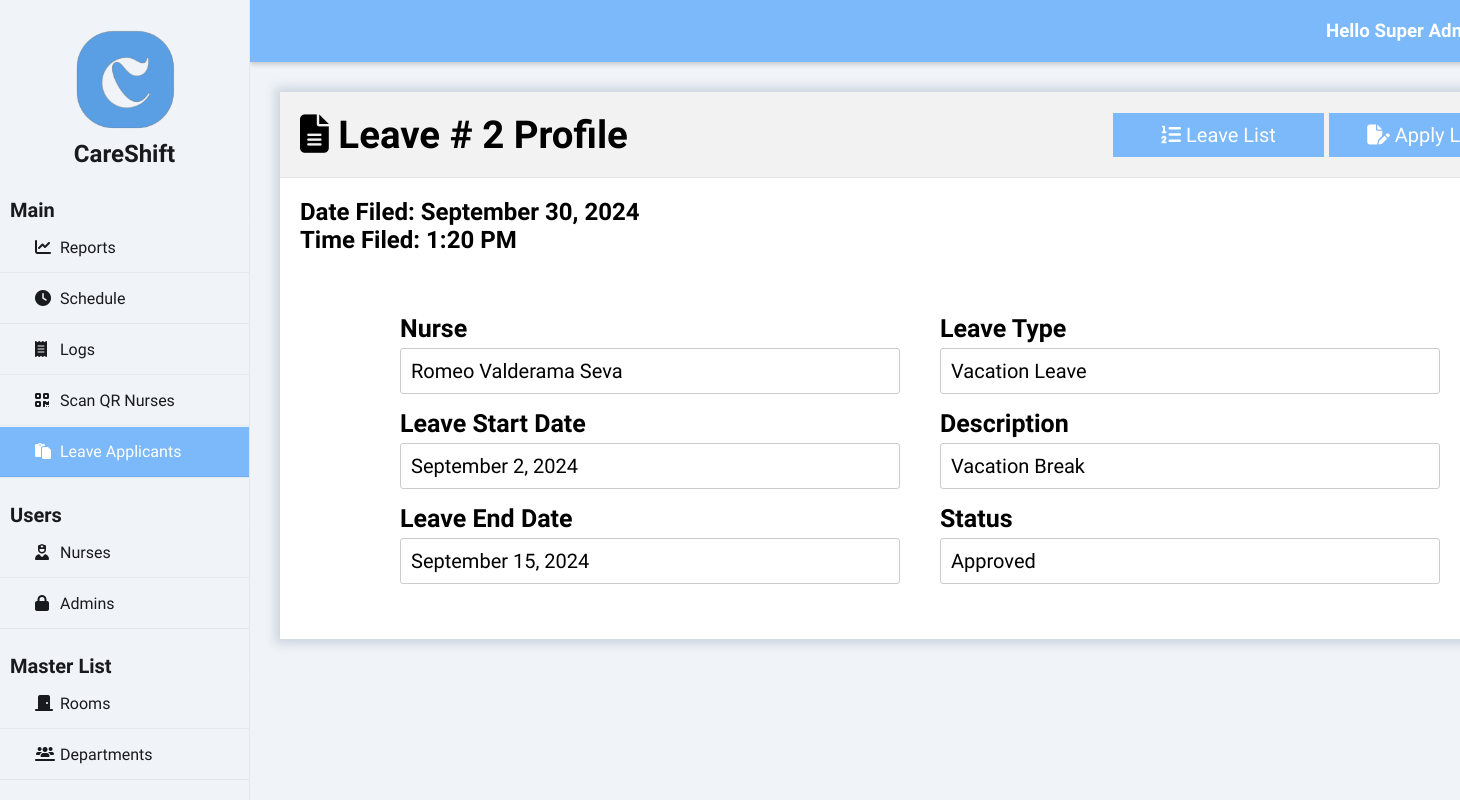
Before: /index.php?page=leave&subpage=profile&id=2 (signed in) with the older database file.
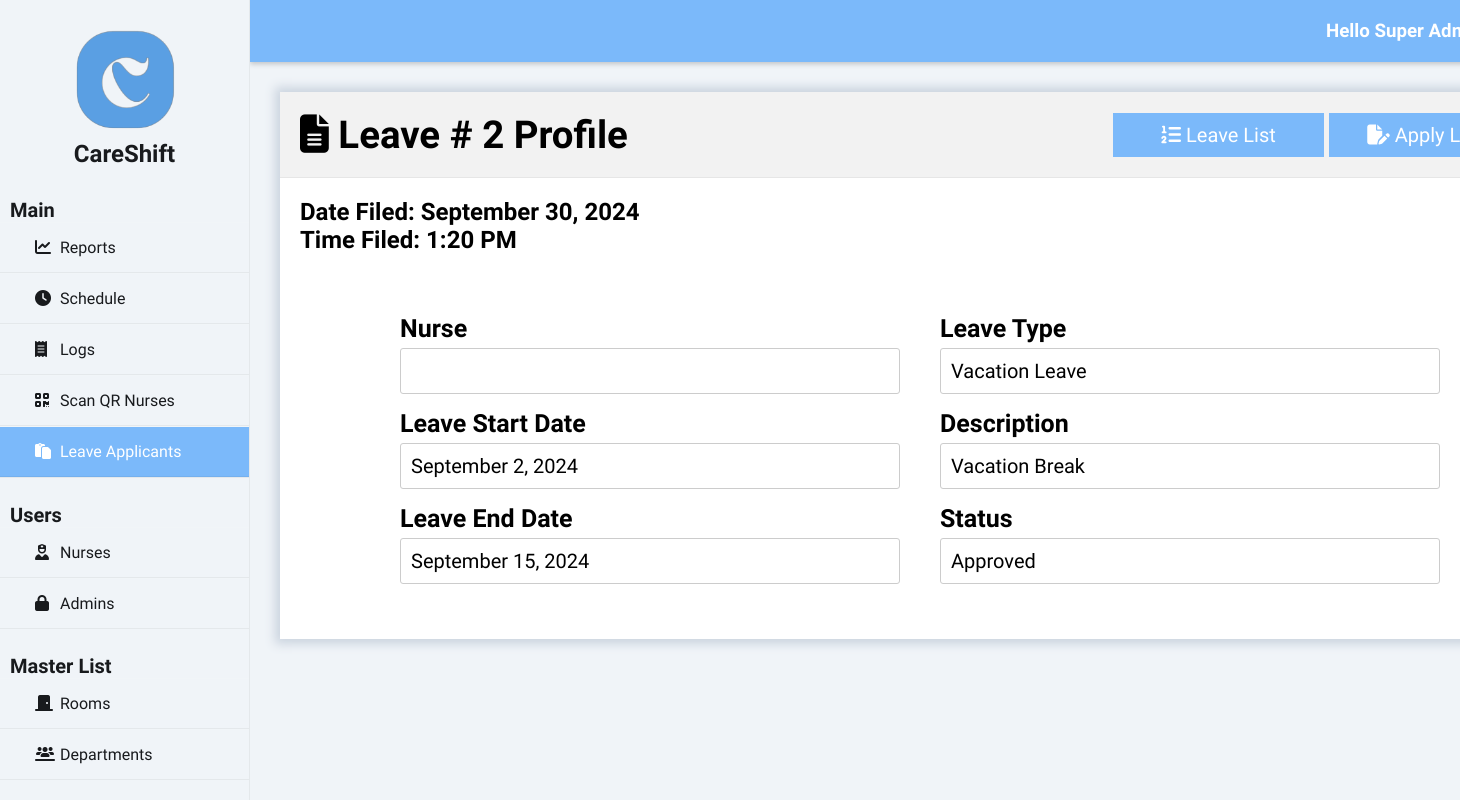
After: the same page with the newer database file.
### tables this page shows
CREATE TABLE `nurse` (
  `nurse_id` int(50) NOT NULL auto_increment, 
  `nurse_password` varchar(32) NOT NULL,
  `nurse_fname` varchar(50) NOT NULL,
  `nurse_mname` varchar(50) NOT NULL,
  `nurse_lname` varchar(50) NOT NULL,
  `nurse_email` varchar(50) NOT NULL,
  `nurse_sex` varchar(50) NOT NULL,
  `nurse_contact` bigint(20) NOT NULL,
  `nurse_position` varchar(50) NOT NULL,
  `department_id` int(50) NOT NULL,
  PRIMARY KEY  (`nurse_id`)
);

### class/class.admin.php (called while the page is built, shortened)
<?php
class Admin{
	private $DB_SERVER='localhost';
	private $DB_USERNAME='root';
	private $DB_PASSWORD='';
	private $DB_DATABASE='db_careshift';
	private $conn;
	public function __construct(){
		$this->conn = new PDO("mysql:host=".$this->DB_SERVER.";dbname=".$this->DB_DATABASE,$this->DB_USERNAME,$this->DB_PASSWORD);
	}
	function get_id_by_username($username){
		$sql="SELECT adm_id FROM admin WHERE adm_username = :username";
		$q = $this->conn->prepare($sql);
		$q->execute(['username' => $username]);
		$id = $q->fetchColumn();
		return $id;
	}
}
?>

### class/class.leave.php (called while the page is built, shortened)
<?php
class Leave {
    private $DB_SERVER = 'localhost';
    private $DB_USERNAME = 'root';
    private $DB_PASSWORD = '';
    private $DB_DATABASE = 'db_careshift';
    private $conn;
    public function __construct() {
        $this->conn = new PDO("mysql:host=" . $this->DB_SERVER . ";dbname=" . $this->DB_DATABASE, $this->DB_USERNAME, $this->DB_PASSWORD);
    }
	function get_id_by_id($id){
		$sql="SELECT leave_id FROM `leave` WHERE leave_id = :id";
		$q = $this->conn->prepare($sql);
		$q->execute(['id' => $id]);
		$id = $q->fetchColumn();
		return $id;
	}
	function get_leave_nurse_name($id){
		$sql="SELECT nurse_fname, nurse_mname, nurse_lname FROM nurse INNER JOIN `leave` WHERE leave.nurse_id = nurse.nurse_id AND leave_id = :id";
		$q = $this->conn->prepare($sql);
		$q->execute(['id' => $id]);
        $nurse = $q->fetch(PDO::FETCH_ASSOC);
        if ($nurse) {
            $nurse_name = $nurse['nurse_fname'] . ' ' . $nurse['nurse_mname'] .' '. $nurse['nurse_lname'];
            return $nurse_name;
        }
	}
	function get_leave_start_date($id){
		$sql="SELECT leave_start_date FROM `leave` WHERE leave_id = :id";
		$q = $this->conn->prepare($sql);
		$q->execute(['id' => $id]);
		$leave_start_date = $q->fetchColumn();
		$leave_start_date = date("F j, Y", strtotime($leave_start_date));
		return $leave_start_date;
	}
	function get_leave_end_date($id){
		$sql="SELECT leave_end_date FROM `leave` WHERE leave_id = :id";
		$q = $this->conn->prepare($sql);
		$q->execute(['id' => $id]);
		$leave_end_date = $q->fetchColumn();
		$leave_end_date = date("F j, Y", strtotime($leave_end_date));
		return $leave_end_date;
	}
	function get_leave_date_filed($id){
		$sql="SELECT leave_date_filed FROM `leave` WHERE leave_id = :id";
		$q = $this->conn->prepare($sql);
		$q->execute(['id' => $id]);
		$leave_date_filed = $q->fetchColumn();
		$leave_date_filed = date("F j, Y", strtotime($leave_date_filed));
		return $leave_date_filed;
	}
	function get_leave_time_filed($id){
		$sql="SELECT leave_time_filed FROM `leave` WHERE leave_id = :id";
		$q = $this->conn->prepare($sql);
		$q->execute(['id' => $id]);
		$leave_time_filed = $q->fetchColumn();
		$leave_time_filed = date("g:i A", strtotime($leave_time_filed));
		return $leave_time_filed;
	}
	function get_leave_type($id){
		$sql="SELECT leave_type FROM `leave` WHERE leave_id = :id";
		$q = $this->conn->prepare($sql);
		$q->execute(['id' => $id]);
		$leave_type = $q->fetchColumn();
		return $leave_type;
	}
	function get_leave_desc($id){
		$sql="SELECT leave_desc FROM `leave` WHERE leave_id = :id";
		$q = $this->conn->prepare($sql);
		$q->execute(['id' => $id]);
		$leave_desc = $q->fetchColumn();
		return $leave_desc;
	}
	function get_leave_status($id){
		$sql="SELECT leave_status FROM `leave` WHERE leave_id = :id";
		$q = $this->conn->prepare($sql);
		$q->execute(['id' => $id]);
		$leave_status = $q->fetchColumn();
		return $leave_status;
	}
}
?>

### leave-module/profile.php (the view, shortened to what the changed rows need)
<div class="heading">
    <h1><i class="fas fa-regular fa-file-alt"></i>&nbspLeave # <?php echo $leave->get_id_by_id($id).' ';?>Profile</h1>
</div>
<div class="leave-date-and-time">
    <h2>Date Filed: <?php echo $leave->get_leave_date_filed($id);?></h2>
    <h2>Time Filed: <?php echo $leave->get_leave_time_filed($id);?></h2>
</div>
<?php
if ($leave->get_leave_status($id) == 'Approved' || $leave->get_leave_status($id) == 'Denied'){
?>
<div class="add_form_wrapper">
<form class="add_form" action="processes/process.leave.php?action=approve" method="POST">
    <div class="form_wrapper">
        <div class="add_form_left">
            <input type="text" id="leave_id" name="leave_id" value="<?php echo $leave->get_id_by_id($id);?>" hidden>
            <label for="nurse_name">Nurse</label>
            <input type="text" id="nurse_name" name="nurse_name" value="<?php echo $leave->get_leave_nurse_name($id);?>" readonly>
            <label for="leave_start_date">Leave Start Date</label>
            <input type="text" id="leave_start_date" name="leave_start_date" value="<?php echo $leave->get_leave_start_date($id);?>" readonly>
            <label for="leave_end_date">Leave End Date</label>
            <input type="text" id="leave_end_date" name="leave_end_date" value="<?php echo $leave->get_leave_end_date($id);?>" readonly>
        </div>
        <div class="add_form-right">
            <label for="leave_type">Leave Type</label>
            <input type="text" id="leave_type" name="leave_type" value="<?php echo $leave->get_leave_type($id);?>" readonly>
            <label for="leave_desc">Description</label>
            <input type="text" id="leave_desc" name="leave_desc" value="<?php echo $leave->get_leave_desc($id);?>" readonly>
            <label for="leave_status">Status</label>
            <input type="text" id="leave_status" name="leave_status" value="<?php echo $leave->get_leave_status($id);?>" readonly>
        </div>
    </div>
</form>
</div>
<?php
}

Changed rows visible on the page:
removed nurse: nurse_name "Romeo Valderama Seva"
